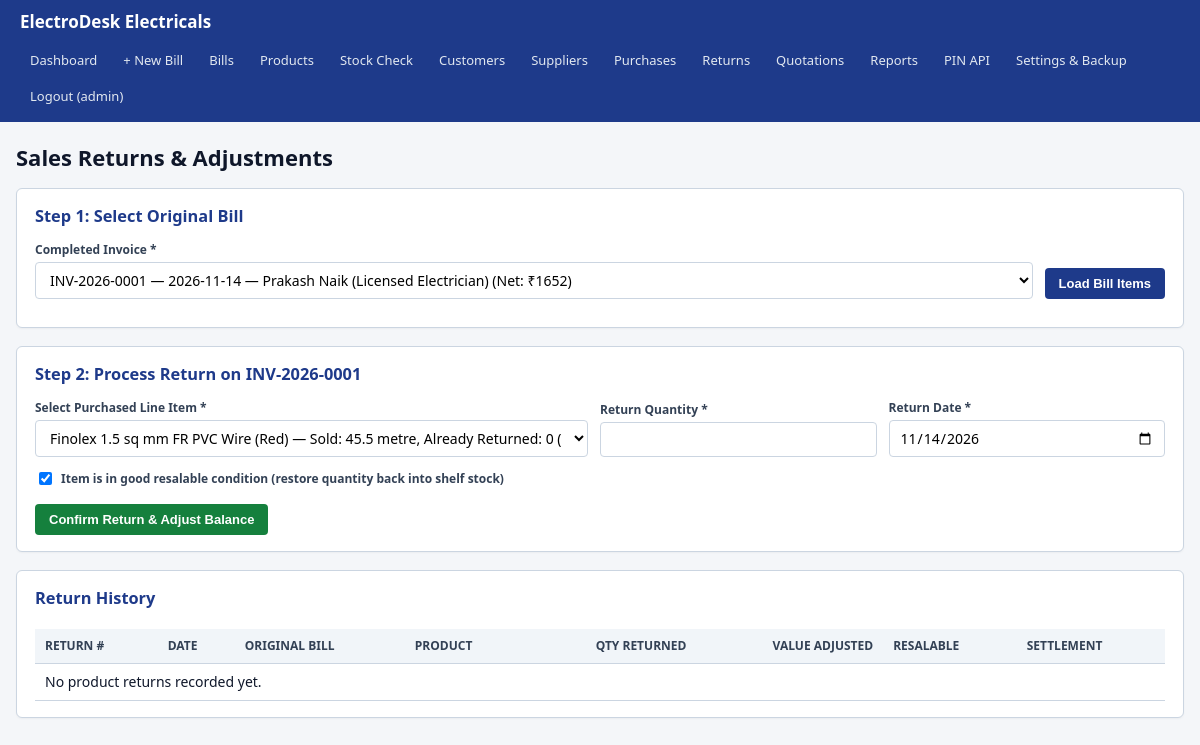
The app's page /returns?sale_id=1 (signed in) with its own data.
### tables this page shows
CREATE TABLE store_settings (
    id INTEGER PRIMARY KEY CHECK (id = 1),
    store_name TEXT NOT NULL DEFAULT 'ElectroDesk Electricals',
    store_address TEXT NOT NULL DEFAULT 'Main Market Road, Goa',
    store_phone TEXT NOT NULL DEFAULT '',
    default_tax_rate NUMERIC NOT NULL DEFAULT 0.00
);

CREATE TABLE sales (
    id INTEGER PRIMARY KEY AUTOINCREMENT,
    invoice_no TEXT NOT NULL UNIQUE,
    customer_id INTEGER,
    walkin_name TEXT,
    walkin_phone TEXT,
    subtotal NUMERIC NOT NULL DEFAULT 0.00,
    discount NUMERIC NOT NULL DEFAULT 0.00,
    tax_rate NUMERIC NOT NULL DEFAULT 0.00,
    tax_amount NUMERIC NOT NULL DEFAULT 0.00,
    total_amount NUMERIC NOT NULL DEFAULT 0.00,
    net_amount NUMERIC NOT NULL DEFAULT 0.00,
    paid_amount NUMERIC NOT NULL DEFAULT 0.00,
    status TEXT NOT NULL DEFAULT 'COMPLETED' CHECK (status IN ('COMPLETED', 'VOIDED')),
    submission_token TEXT NOT NULL UNIQUE,
    sale_date TEXT NOT NULL,
    created_at TEXT NOT NULL DEFAULT (datetime('now', 'localtime')),
    FOREIGN KEY (customer_id) REFERENCES customers(id)
);

### routes/ops_routes.py (the view, shortened to what this page needs)
@ops_bp.route("/returns", methods=["GET", "POST"])
@login_required
def returns():
    db_path = current_app.config["DB_PATH"]
    selected_sale_id = request.args.get("sale_id", type=int)
    selected_sale = billing_service.get_sale_detail(selected_sale_id, db_path=db_path) if selected_sale_id else None
    completed_sales = [s for s in billing_service.list_sales(limit=100, db_path=db_path) if s["status"] == "COMPLETED"]
    return_history = return_service.list_returns(db_path=db_path)
    return render_template(
        "returns.html",
        completed_sales=completed_sales,
        selected_sale=selected_sale,
        returns=return_history,
        today=date.today().isoformat(),
    )

### app.py (called while the page is built)
def create_app(test_config: dict | None = None) -> Flask:
    app = Flask(__name__)
    app.config.from_object(Config)
    if test_config:
        app.config.update(test_config)
    init_db(db_path=app.config["DB_PATH"])
    if not app.config.get("TESTING"):
        backup_service.run_daily_auto_backup(
            db_path=app.config["DB_PATH"],
            backup_dir=app.config["BACKUP_DIR"],
        )
    @app.context_processor
    def inject_store_settings():
        return {"store": auth_service.get_store_settings(db_path=app.config["DB_PATH"])}
    app.register_blueprint(main_bp)
    app.register_blueprint(product_bp)
    app.register_blueprint(sales_bp)
    app.register_blueprint(purchase_bp)
    app.register_blueprint(ops_bp)
    app.register_blueprint(api_bp)
    return app

### database/db.py (called while the page is built)
def to_decimal(value) -> Decimal:
    if value is None or value == "":
        return Decimal("0.00")
    return Decimal(str(value)).quantize(Decimal("0.01"), rounding=ROUND_HALF_UP)

def get_connection(db_path: str | None = None) -> sqlite3.Connection:
    target_path = db_path or Config.DB_PATH
    conn = sqlite3.connect(target_path, timeout=10.0)
    conn.row_factory = sqlite3.Row
    conn.execute("PRAGMA foreign_keys = ON;")
    conn.execute("PRAGMA journal_mode = WAL;")
    conn.execute("PRAGMA busy_timeout = 5000;")
    return conn

### routes/__init__.py (called while the page is built)
def login_required(view_func):
    @wraps(view_func)
    def wrapped_view(*args, **kwargs):
        if "user_id" not in session:
            flash("Please log in to access ElectroDesk.", "warning")
            return redirect(url_for("main.login"))
        return view_func(*args, **kwargs)
    return wrapped_view

### services/auth_service.py (called while the page is built)
def get_store_settings(db_path: str | None = None) -> dict:
    conn = get_connection(db_path)
    try:
        row = conn.execute("SELECT * FROM store_settings WHERE id = 1").fetchone()
        return dict(row) if row else {
            "store_name": "ElectroDesk Electricals",
            "store_address": "Main Market Road, Goa",
            "store_phone": "",
            "default_tax_rate": "0.00",
        }
    finally:
        conn.close()

### templates/returns.html (shortened to what this page needs)
{% extends "base.html" %}
{% block content %}
<div class="page-header">
  <h1>Sales Returns &amp; Adjustments</h1>
</div>
<div class="card">
  <h3>Step 1: Select Original Bill</h3>
  <form method="GET" action="{{ url_for('ops.returns') }}" class="form-row">
    <div class="form-group" style="flex: 2;">
      <label>Completed Invoice *</label>
      <select name="sale_id" required>
        {% for s in completed_sales %}
        <option value="{{ s.id }}" {% if selected_sale and selected_sale.sale.id == s.id %}selected{% endif %}>
          {{ s.invoice_no }} — {{ s.sale_date }} — {{ s.customer_name or s.walkin_name or 'Walk-in' }} (Net: ₹{{ s.net_amount }})
        </option>
        {% endfor %}
      </select>
    </div>
    <button type="submit" class="btn">Load Bill Items</button>
  </form>
</div>
{% if selected_sale %}
<div class="card">
  <h3>Step 2: Process Return on {{ selected_sale.sale.invoice_no }}</h3>
  <form method="POST" action="{{ url_for('ops.returns') }}">
    <div class="form-row">
      <div class="form-group" style="flex: 2;">
        <label>Select Purchased Line Item *</label>
        <select name="sale_item_id" required>
          {% for item in selected_sale['items'] %}
            {% set rem = (item.quantity|float - item.returned_qty|float) %}
            {% if rem > 0 %}
            <option value="{{ item.id }}">
              {{ item.product_name_snapshot }} — Sold: {{ item.quantity }} {{ item.unit_snapshot }}, Already Returned: {{ item.returned_qty }} (Max Returnable: {{ "%.2f"|format(rem) }})
            </option>
            {% endif %}
          {% endfor %}
        </select>
      </div>
      <div class="form-group">
        <label>Return Quantity *</label>
        <input type="number" step="0.01" min="0.01" name="quantity" required>
      </div>
      <div class="form-group">
        <label>Return Date *</label>
        <input type="date" name="return_date" value="{{ today }}" required>
      </div>
    </div>
    <div style="margin-bottom: 12px;">
      <label style="display: inline-flex; align-items: center; gap: 6px; cursor: pointer;">
        <input type="checkbox" name="is_resalable" value="1" checked>
        Item is in good resalable condition (restore quantity back into shelf stock)
      </label>
    </div>
    <button type="submit" class="btn btn-success">Confirm Return &amp; Adjust Balance</button>
  </form>
</div>
{% endif %}
<div class="card">
  <h3>Return History</h3>
  <div class="table-wrap">
    <table>
      <thead>
        <tr>
          <th>Return #</th>
          <th>Date</th>
          <th>Original Bill</th>
          <th>Product</th>
          <th class="num">Qty Returned</th>
          <th class="num">Value Adjusted</th>
          <th>Resalable</th>
          <th>Settlement</th>
        </tr>
      </thead>
      <tbody>
        {% for r in returns %}
        <tr>
          <td><strong>{{ r.return_no }}</strong></td>
          <td>{{ r.return_date }}</td>
          <td>{{ r.invoice_no }}</td>
          <td>{{ r.product_name }}</td>
          <td class="num">{{ r.quantity }} {{ r.unit }}</td>
          <td class="num">₹{{ r.refund_amount }}</td>
          <td>{% if r.is_resalable %}<span class="badge badge-success">Yes (Stock Restored)</span>{% else %}<span class="badge badge-danger">No (Damaged)</span>{% endif %}</td>
          <td><span class="badge badge-info">{{ r.settlement_type }}</span></td>
        </tr>
        {% else %}
        <tr><td colspan="8">No product returns recorded yet.</td></tr>
        {% endfor %}
      </tbody>
    </table>
  </div>
</div>
{% endblock %}

### templates/base.html (shortened to what this page needs)
<!DOCTYPE html>
<html lang="en">
<head>
  <link rel="stylesheet" href="{{ url_for('static', filename='style.css') }}">
</head>
<body>
  {% if session.get('user_id') %}
  <nav class="navbar no-print">
    <a class="brand" href="{{ url_for('main.dashboard') }}">{{ store.store_name }}</a>
    <div class="nav-links">
      <a href="{{ url_for('main.dashboard') }}">Dashboard</a>
      <a href="{{ url_for('sales.new_bill') }}">+ New Bill</a>
      <a href="{{ url_for('sales.billing_list') }}">Bills</a>
      <a href="{{ url_for('products.index') }}">Products</a>
      <a href="{{ url_for('products.reconcile') }}">Stock Check</a>
      <a href="{{ url_for('sales.customers') }}">Customers</a>
      <a href="{{ url_for('purchases.suppliers') }}">Suppliers</a>
      <a href="{{ url_for('purchases.purchases') }}">Purchases</a>
      <a href="{{ url_for('ops.returns') }}">Returns</a>
      <a href="{{ url_for('ops.quotations') }}">Quotations</a>
      <a href="{{ url_for('ops.reports') }}">Reports</a>
      <a href="{{ url_for('main.pin_lookup') }}">PIN API</a>
      <a href="{{ url_for('main.settings') }}">Settings &amp; Backup</a>
      <a href="{{ url_for('main.logout') }}">Logout ({{ session.get('username') }})</a>
    </div>
  </nav>
  {% endif %}
  <div class="container">
    {% block content %}{% endblock %}
  </div>
</body>
</html>

### static/style.css (style rules this page uses)
:root { --bg: #f4f6f9; --surface: #ffffff; --primary: #1e3a8a; --primary-hover: #1d4ed8; --secondary: #475569; --success: #15803d; --danger: #b91c1c; --warning: #b45309; --border: #cbd5e1; --text: #0f172a; --muted: #64748b; }
* { box-sizing: border-box; }
body { margin: 0; font-family: "Segoe UI", Tahoma, Geneva, Verdana, sans-serif; background: var(--bg); color: var(--text); font-size: 14px; line-height: 1.45; }
.navbar { background: var(--primary); color: #fff; padding: 10px 20px; display: flex; flex-wrap: wrap; align-items: center; justify-content: space-between; gap: 10px; }
.brand { font-weight: 700; font-size: 17px; color: #fff; text-decoration: none; }
.nav-links { display: flex; flex-wrap: wrap; gap: 6px; }
.nav-links a { color: #e2e8f0; text-decoration: none; padding: 6px 10px; border-radius: 4px; font-size: 13px; }
.container { max-width: 1220px; margin: 20px auto; padding: 0 16px; }
.card { background: var(--surface); border: 1px solid var(--border); border-radius: 6px; padding: 16px 18px; margin-bottom: 18px; box-shadow: 0 1px 2px rgba(0, 0, 0, 0.04); }
.card h2, .card h3 { margin-top: 0; margin-bottom: 12px; color: var(--primary); }
.form-row { display: flex; flex-wrap: wrap; gap: 12px; margin-bottom: 12px; align-items: flex-end; }
.form-group { display: flex; flex-direction: column; flex: 1; min-width: 150px; }
label { font-weight: 600; font-size: 12px; margin-bottom: 4px; color: #334155; }
input, select, textarea { padding: 7px 10px; border: 1px solid var(--border); border-radius: 4px; font-size: 14px; font-family: inherit; background: #fff; }
.btn { display: inline-block; padding: 8px 14px; border: none; border-radius: 4px; background: var(--primary); color: #fff; font-weight: 600; font-size: 13px; cursor: pointer; text-decoration: none; text-align: center; }
.btn-success { background: var(--success); }
.table-wrap { overflow-x: auto; }
table { width: 100%; border-collapse: collapse; margin-top: 6px; }
th, td { padding: 8px 10px; border-bottom: 1px solid var(--border); text-align: left; }
th { background: #f1f5f9; font-weight: 700; font-size: 12px; text-transform: uppercase; color: #334155; }
.num { text-align: right; font-variant-numeric: tabular-nums; }
.page-header { display: flex; justify-content: space-between; align-items: center; flex-wrap: wrap; gap: 10px; margin-bottom: 14px; }
.page-header h1 { margin: 0; font-size: 22px; }

### records on screen
store_settings: store_name "ElectroDesk Electricals"
sales: sale.invoice_no "INV-2026-0001"

### other values on screen
{{ session.get('username') }} "admin"
form field sale_id "INV-2026-0001 — 2026-11-14 — Prakash Naik (Licensed Electrician) (Net: ₹1652)"
form field sale_item_id "Finolex 1.5 sq mm FR PVC Wire (Red) — Sold: 45.5 metre, Already Returned: 0 (Max Returnable: 45.50)"
